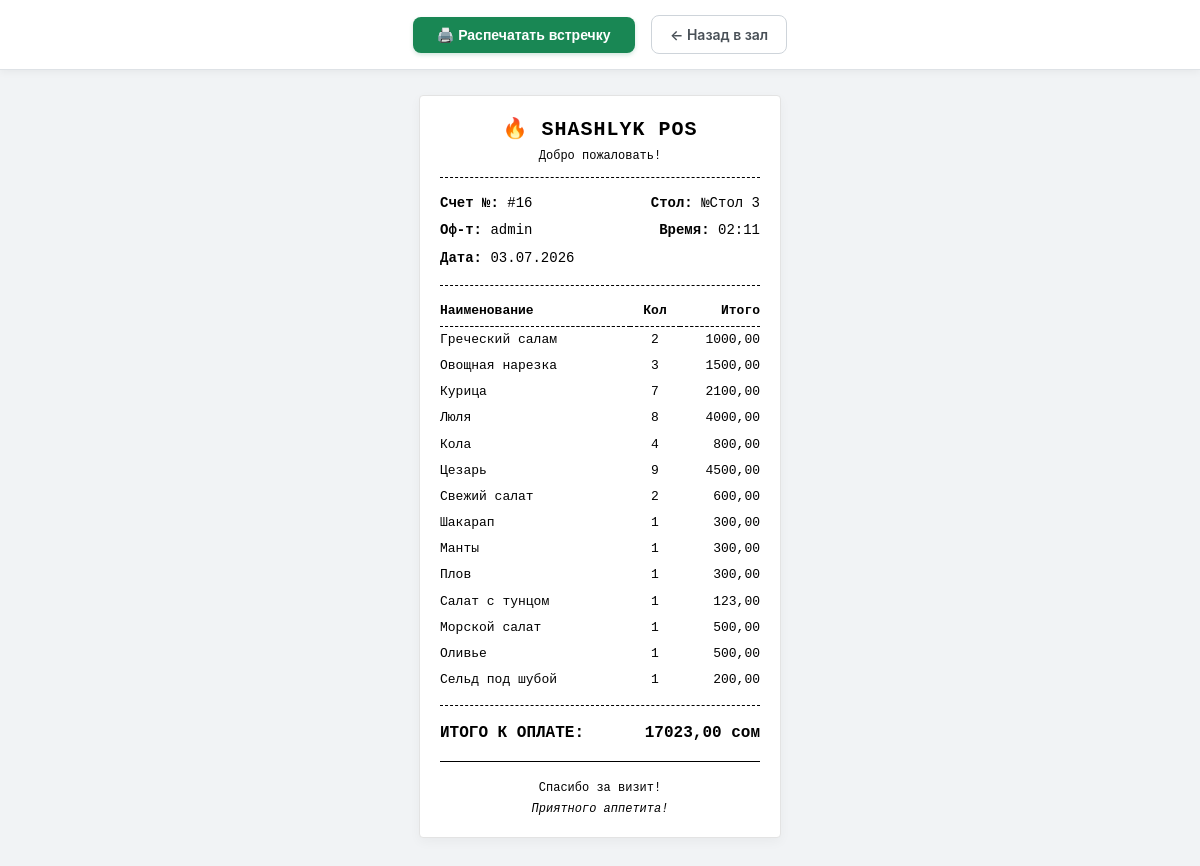
The app's page /pos/order/16/bill/ (signed in) with its own data.
### orders/models.py (models this page shows, shortened)
class Order(models.Model):
    STATUS_CHOICES = (
        ('active', _('Открыт (Обслуживание)')),
        ('closed', _('Оплачен (Закрыт)')),
        ('cancelled', _('Отменен')),
    )
    PAYMENT_METHODS = [
        ('cash', 'Наличные 💵'),
        ('card', 'Карта 💳'),
        ('qr', 'QR-платеж 📱'),
    ]
    payment_method = models.CharField(
        max_length=10,
        choices=PAYMENT_METHODS,
        blank=True,
        null=True,
        verbose_name="Способ оплаты"
    )
    table = models.ForeignKey(Table, on_delete=models.SET_NULL, null=True, blank=True, related_name='orders', verbose_name=_("Стол"))
    waiter = models.ForeignKey(User, on_delete=models.PROTECT, verbose_name=_("Официант"))
    status = models.CharField(max_length=15, choices=STATUS_CHOICES, default='active', verbose_name=_("Статус"))
    created_at = models.DateTimeField(auto_now_add=True, verbose_name=_("Открыт в"))
    closed_at = models.DateTimeField(null=True, blank=True, verbose_name=_("Закрыт в"))
    total_amount = models.DecimalField(max_digits=10, decimal_places=2, default=0, verbose_name=_("Итого к оплате"))
    class Meta:
        verbose_name = _('Счет')
        verbose_name_plural = _('Счета (Чеки)')

class Table(models.Model):
    number = models.CharField(max_length=10, unique=True, verbose_name=_("Номер стола"))
    is_available = models.BooleanField(default=True, verbose_name=_("Доступен/Свободен"))
    is_active = models.BooleanField(default=True, verbose_name=_("Активен (Существует в зале)"))
    class Meta:
        verbose_name = _('Стол')
        verbose_name_plural = _('Столы')

class OrderItem(models.Model):
    PRINT_STATUS_CHOICES = (
        ('pending', _('Ждет отправки')),   # Waiter is still adding items on the screen
        ('sent', _('Отправлен на печать')), # Ticket was sent to Bar/Kitchen/Grill
        ('ready', _('Готово')),
    )
    order = models.ForeignKey(Order, on_delete=models.CASCADE, related_name='items', verbose_name=_("Заказ"))
    product = models.ForeignKey(Product, on_delete=models.PROTECT, verbose_name=_("Блюдо/Товар"))
    quantity = models.PositiveIntegerField(default=1, verbose_name=_("Кол-во"))
    price_at_order = models.DecimalField(max_digits=10, decimal_places=2, verbose_name=_("Цена при заказе"))
    status = models.CharField(max_length=15, choices=PRINT_STATUS_CHOICES, default='pending', verbose_name=_("Статус печати"))
    comment = models.CharField(max_length=150, blank=True, null=True, verbose_name=_("Комментарий к блюду (напр. без лука)"))
    def get_total_price(self):
        return self.quantity * self.price_at_order
    class Meta:
        verbose_name = _('Элемент заказа')
        verbose_name_plural = _('Элементы заказа')

### menu/models.py (models this page shows, shortened)
class Product(models.Model):
    DEPARTMENT_CHOICES = [
        ('grill', '🔥 Мангал / Гриль'),
        ('bar', '🍹 Бар / Напитки'),
        ('kitchen', '🍳 Горячий/Холодный цех'),
    ]
    department = models.CharField(
        max_length=20,
        choices=DEPARTMENT_CHOICES,
        default='kitchen',
        verbose_name="Цех приготовления"
    )
    category = models.ForeignKey(
        Category,
        on_delete=models.PROTECT,
        related_name='products',
        verbose_name=_("Категория")
    )
    name = models.CharField(max_length=100, unique=True, verbose_name=_("Название блюда/товара"))
    price = models.DecimalField(max_digits=10, decimal_places=2, verbose_name=_("Цена продажи"))
    cost_price = models.DecimalField(max_digits=10, decimal_places=2, default=0, verbose_name=_("Цена закупа"))
    stock = models.IntegerField(null=True, blank=True, verbose_name=_("Остаток на складе"))
    is_active = models.BooleanField(default=True, verbose_name=_("Активен (Показывать в меню)"))
    class Meta:
        verbose_name = _('Товар/Блюдо')
        verbose_name_plural = _('Товары и Блюда')

### orders/views.py (the view)
# urls.py: path('order/<int:order_id>/bill/', views.view_bill, name='view_bill'),
@login_required
def view_bill(request, order_id):
    order = get_object_or_404(Order, id=order_id)
    order_items = order.items.all()
    return render(request, 'orders/bill_detail.html', {
        'order': order,
        'order_items': order_items
    })

### orders/templates/orders/bill_detail.html (shortened to what this page needs)
<!DOCTYPE html>
<html lang="ru">
<head>
</head>
<body>
    <div class="receipt-control-panel no-print">
        <button onclick="window.print();" class="btn-print">
            🖨️ Распечатать встречку
        </button>
        <a href="{% url 'waiter_dashboard' %}" class="btn-back">
            &larr; Назад в зал
        </a>
    </div>
    <div class="receipt-paper-tape">
        <div class="text-center">
            <h2 style="margin: 0 0 4px 0; text-transform: uppercase; font-size: 20px; letter-spacing: 1px;">🔥 SHASHLYK POS</h2>
            <p style="margin: 0; font-size: 12px;">Добро пожаловать!</p>
        </div>
        <div class="divider"></div>
        <table>
            <tr>
                <td><strong>Счет №:</strong> #{{ order.id }}</td>
                <td class="text-end"><strong>Стол:</strong> №{{ order.table.number }}</td>
            </tr>
            <tr>
                <td><strong>Оф-т:</strong> {{ order.waiter.username }}</td>
                <td class="text-end"><strong>Время:</strong> {{ order.created_at|date:"H:i" }}</td>
            </tr>
            <tr>
                <td colspan="2"><strong>Дата:</strong> {{ order.created_at|date:"d.m.Y" }}</td>
            </tr>
        </table>
        <div class="divider"></div>
        <table style="font-size: 13px;">
            <thead>
                <tr style="border-bottom: 1px dashed #000000;">
                    <th style="text-align: left; padding-bottom: 6px;">Наименование</th>
                    <th style="text-align: center; padding-bottom: 6px; width: 50px;">Кол</th>
                    <th style="text-align: right; padding-bottom: 6px; width: 80px;">Итого</th>
                </tr>
            </thead>
            <tbody>
                {% for item in order.items.all %}
                    <tr>
                        <td>{{ item.product.name }}</td>
                        <td class="text-center">{{ item.quantity }}</td>
                        <td class="text-end">{{ item.get_total_price }}</td>
                    </tr>
                {% endfor %}
            </tbody>
        </table>
        <div class="divider"></div>
        <table style="font-size: 16px;" class="bold">
            <tr>
                <td>ИТОГО К ОПЛАТЕ:</td>
                <td class="text-end">{{ order.total_amount }} сом</td>
            </tr>
        </table>
        <div class="divider" style="border-top: 1px double #000000;"></div>
        <div class="text-center" style="font-size: 12px; margin-top: 18px;">
            <p style="margin: 0;">Спасибо за визит!</p>
            <p style="margin: 4px 0 0 0; font-style: italic;">Приятного аппетита!</p>
        </div>
    </div>
</body>
</html>

### orders/templates/orders/bill_detail.html (style rules this page uses)
html, body { background-color: #f1f3f5; margin: 0; padding: 0; font-family: -apple-system, BlinkMacSystemFont, "Segoe UI", Roboto, sans-serif; color: #212529; }
.receipt-control-panel { background-color: #ffffff; border-bottom: 1px solid #dee2e6; padding: 15px; text-align: center; box-shadow: 0 2px 8px rgba(0,0,0,0.05); margin-bottom: 25px; }
.btn-print { padding: 10px 24px; font-weight: 700; background-color: #198754; color: #ffffff; border: none; border-radius: 8px; cursor: pointer; font-size: 14px; transition: background 0.15s; box-shadow: 0 2px 4px rgba(25, 135, 84, 0.2); }
.btn-back { display: inline-block; margin-left: 12px; padding: 10px 18px; background-color: #ffffff; color: #495057; text-decoration: none; border-radius: 8px; font-size: 14px; font-weight: 600; border: 1px solid #ced4da; transition: all 0.15s; }
.receipt-paper-tape { font-family: 'Courier New', Courier, monospace; font-size: 14px; line-height: 1.4; width: 320px; margin: 0 auto 50px auto; padding: 20px; background-color: #ffffff; color: #000000; box-shadow: 0 4px 12px rgba(0,0,0,0.04); border: 1px solid #e3e3e3; border-radius: 4px; }
.text-center { text-align: center; }
.text-end { text-align: right; }
.bold { font-weight: bold; }
.divider { border-top: 1px dashed #000000; margin: 12px 0; }
table { width: 100%; border-collapse: collapse; margin: 6px 0; }
td, th { padding: 4px 0; vertical-align: top; }

### records on screen
Order: id "16", table.number "Стол 3", waiter.username "admin", created_at "02:11", created_at "03.07.2026", total_amount "17023,00"
OrderItem: product.name "Греческий салам", quantity "2", get_total_price "1000,00"
OrderItem: product.name "Овощная нарезка", quantity "3", get_total_price "1500,00"
OrderItem: product.name "Курица", quantity "7", get_total_price "2100,00"
OrderItem: product.name "Люля", quantity "8", get_total_price "4000,00"
OrderItem: product.name "Кола", quantity "4", get_total_price "800,00"
OrderItem: product.name "Цезарь", quantity "9", get_total_price "4500,00"
OrderItem: product.name "Свежий салат", quantity "2", get_total_price "600,00"
OrderItem: product.name "Шакарап", quantity "1", get_total_price "300,00"
OrderItem: product.name "Манты", quantity "1", get_total_price "300,00"
OrderItem: product.name "Плов", quantity "1", get_total_price "300,00"
OrderItem: product.name "Салат с тунцом", quantity "1", get_total_price "123,00"
OrderItem: product.name "Морской салат", quantity "1", get_total_price "500,00"
OrderItem: product.name "Оливье", quantity "1", get_total_price "500,00"
OrderItem: product.name "Сельд под шубой", quantity "1", get_total_price "200,00"
